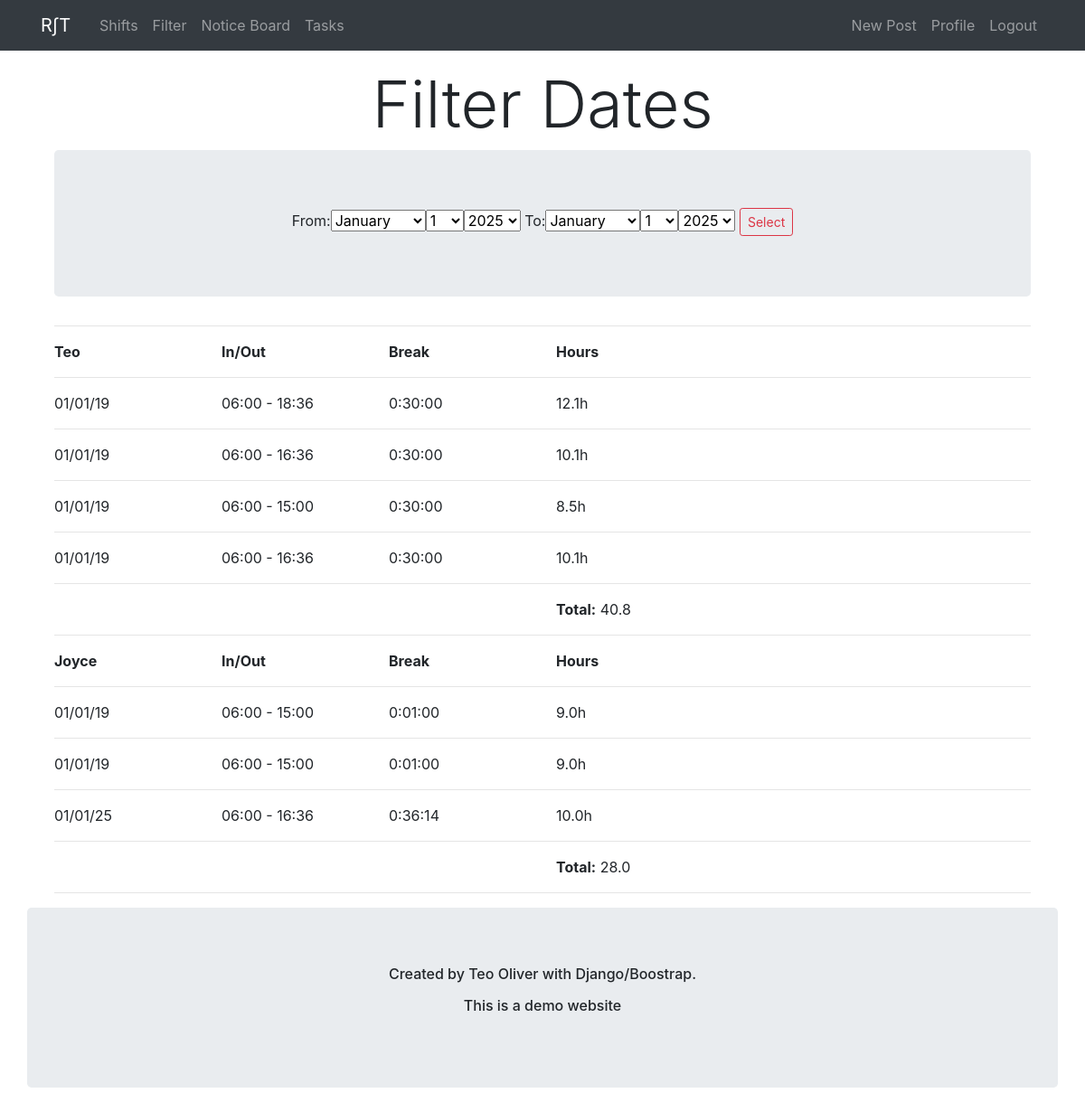
/select/ (signed in), run on the app's committed database.
### hoursCalc/models.py (models this page shows, shortened)
class Shift(models.Model):
    name = models.ForeignKey(User,on_delete=models.CASCADE)
    clock_in = models.DateTimeField(blank=True, null=True) #not blanck or null
    clock_out = models.DateTimeField(blank=True, null=True)  #not blanck or null
    date = models.DateField(blank=True, null=True) #not blanck or null
    duration  = models.FloatField(default=0)
    break_time = models.DurationField(blank=True, null=True)
    description = models.TextField(blank=True, null=True, max_length=600)
    class Meta:
        ordering = ['-date']

### hoursCalc/views.py (the view, shortened to what this page needs)
# urls.py: path('select/', shift_views.selectDate, name='select'),
@login_required
def selectDate(request, dt="2000-01-01", df="2000-01-01" ): # juntar selectDate com select_periods
    users = User.objects.all()
    select_date_form = forms.SelectDateForm()
    shifts = Shift.objects.select_related('name').order_by('name')
    context = {
        'select_date_form': select_date_form,
        'users': users,
        'shifts': shifts,
        'title': 'Select Dates'
    }
    return render(request, 'hoursCalc/select.html', context)

### hoursCalc/forms.py
class SelectDateForm(forms.Form):
  date_from = forms.DateField(widget=forms.SelectDateWidget(attrs={"class": "",}, ), label="From")
  date_to = forms.DateField(widget=forms.SelectDateWidget(attrs={"class": "",}), label="To")

### hoursCalc/templatetags/shifts.py (called while the page is built)
@register.simple_tag
def calc_total_duration(shifts):  # here 'shifts' is the 'user.list' in the template
    total = 0.0
    for shift in shifts:
        total += shift.duration
    return total

### hoursCalc/templates/hoursCalc/select.html (shortened to what this page needs)
{% extends './base.html' %}
{% load crispy_forms_tags %}
{% block content %}
<div class="container">
    <h1 class="display-3"><center>Filter Dates</center></h1>
</div>
    <div class="container">
        <div class="jumbotron">
            <form action={% url 'select' %} method="POST">
                <center>
                {{ select_date_form }}
                <input type="submit" class="btn btn-outline-danger btn-sm" value="Select">
            </center>
            </form>
        </div>
    </div>
    <div class="container">
    {% regroup shifts by name as user_list %}
    {% load shifts %}
    <hr>
        {% for user in user_list %}
            <div class="row">
                <div class="col-md-2"> <strong>{{ user.grouper.username }}</strong> </div>
                <div class="col-md-2"> <strong> In/Out </strong> </div>
                <div class="col-md-2"> <strong> Break </strong>  </div>
                <div class="col-md-3"> <strong> Hours </strong>  </div>
                <div class="col-md-3"> </div>
            </div>
            <hr>
            {% for shift in user.list %}
                <div class="row">
                    <div class="col-md-2"> {{ shift.date|date:"d/m/y" }} </div>
                    <div class="col-md-2"> {{ shift.clock_in|date:"H:i" }} - {{ shift.clock_out|date:"H:i" }} </div>
                    <div class="col-md-2"> {{ shift.break_time }} </div>
                    <div class="col-md-3"> {{ shift.duration }}h </div>
                </div>
                <hr>
            {% endfor %}
            <div class="row">
                <div class="col-md-2"> </div>
                <div class="col-md-2"> </div>
                <div class="col-md-2"> </div>
                <div class="col-md-3"> <strong>Total:</strong> {% calc_total_duration user.list %} </div>
                <div class="col-md-3"> </div>
            </div>
            <hr>
        {% endfor %}
    </div>
</div>
{% endblock content %}

### data on the page
Shift: date "01/01/19", clock_in "06:00", clock_out "18:36", break_time "0:30:00", duration "12.1", duration.duration "40.8"
Shift: date "01/01/19", clock_in "06:00", clock_out "16:36", break_time "0:30:00", duration "10.1"
Shift: date "01/01/19", clock_in "06:00", clock_out "15:00", break_time "0:30:00", duration "8.5"
Shift: date "01/01/19", clock_in "06:00", clock_out "16:36", break_time "0:30:00", duration "10.1"
Shift: date "01/01/19", clock_in "06:00", clock_out "15:00", break_time "0:01:00", duration "9.0", duration.duration "28.0"
Shift: date "01/01/19", clock_in "06:00", clock_out "15:00", break_time "0:01:00", duration "9.0"
Shift: date "01/01/25", clock_in "06:00", clock_out "16:36", break_time "0:36:14", duration "10.0"

### other printed values
{{ user.grouper.username }} "Teo"
{{ user.grouper.username }} "Joyce"
